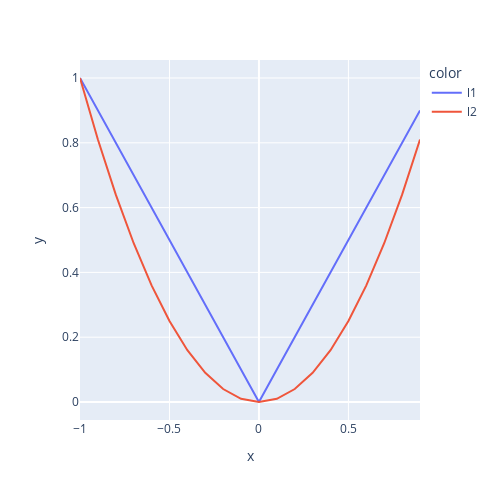

Source (notebook cell):
### Markdown cell above
The individual term contribution for values near 0 is higher in $L_1$ norm than $L_2$ norm. Moreover, the slope is constant for $L_1$ as well. The consequence of these properties is that values near 0 contribute close to 0 in an $L_2$ penalty whereas it's much sharper for $L_1$. Thus $L_1$ regularization leads to sparsity.

### Code cell
df = pd.DataFrame({'x': np.concatenate((x, x)), 'y': y, 'color': ['l1'] * len(x) + ['l2'] * len(x) })

fig = px.line(df, x='x', y='y', color='color')
fig.update_layout(width=500, height=500)
fig.show()

### Figure 1 — Plotly figure (JSON) as saved in the notebook; plotly's stock layout.template omitted (floating-point values rounded to 4 significant figures)
{"data": [{"hovertemplate": "color=l1<br>x=%{x}<br>y=%{y}<extra></extra>", "legendgroup": "l1", "line": {"color": "#636efa", "dash": "solid"}, "marker": {"symbol": "circle"}, "mode": "lines", "name": "l1", "orientation": "v", "showlegend": true, "type": "scatter", "x": [-1, -0.9, -0.8, -0.7, -0.6, -0.5, -0.4, -0.3, -0.2, -0.1, -2.22e-16, 0.1, 0.2, 0.3, 0.4, 0.5, 0.6, 0.7, 0.8, 0.9], "xaxis": "x", "y": [1, 0.9, 0.8, 0.7, 0.6, 0.5, 0.4, 0.3, 0.2, 0.1, 2.22e-16, 0.1, 0.2, 0.3, 0.4, 0.5, 0.6, 0.7, 0.8, 0.9], "yaxis": "y"}, {"hovertemplate": "color=l2<br>x=%{x}<br>y=%{y}<extra></extra>", "legendgroup": "l2", "line": {"color": "#EF553B", "dash": "solid"}, "marker": {"symbol": "circle"}, "mode": "lines", "name": "l2", "orientation": "v", "showlegend": true, "type": "scatter", "x": [-1, -0.9, -0.8, -0.7, -0.6, -0.5, -0.4, -0.3, -0.2, -0.1, -2.22e-16, 0.1, 0.2, 0.3, 0.4, 0.5, 0.6, 0.7, 0.8, 0.9], "xaxis": "x", "y": [1, 0.81, 0.64, 0.49, 0.36, 0.25, 0.16, 0.09, 0.04, 0.01, 4.93e-32, 0.01, 0.04, 0.09, 0.16, 0.25, 0.36, 0.49, 0.64, 0.81], "yaxis": "y"}], "layout": {"height": 500, "legend": {"title": {"text": "color"}, "tracegroupgap": 0}, "margin": {"t": 60}, "width": 500, "xaxis": {"anchor": "y", "domain": [0, 1], "title": {"text": "x"}}, "yaxis": {"anchor": "x", "domain": [0, 1], "title": {"text": "y"}}}}
